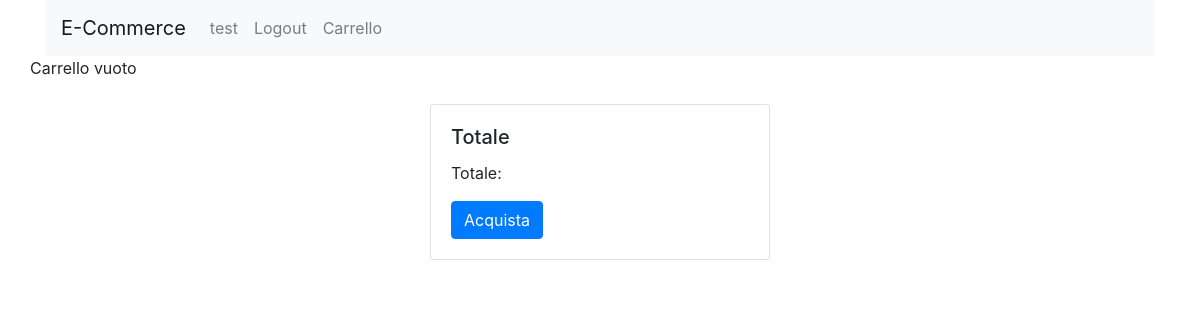
The page /carrello.php (signed in) on the database as committed earlier.
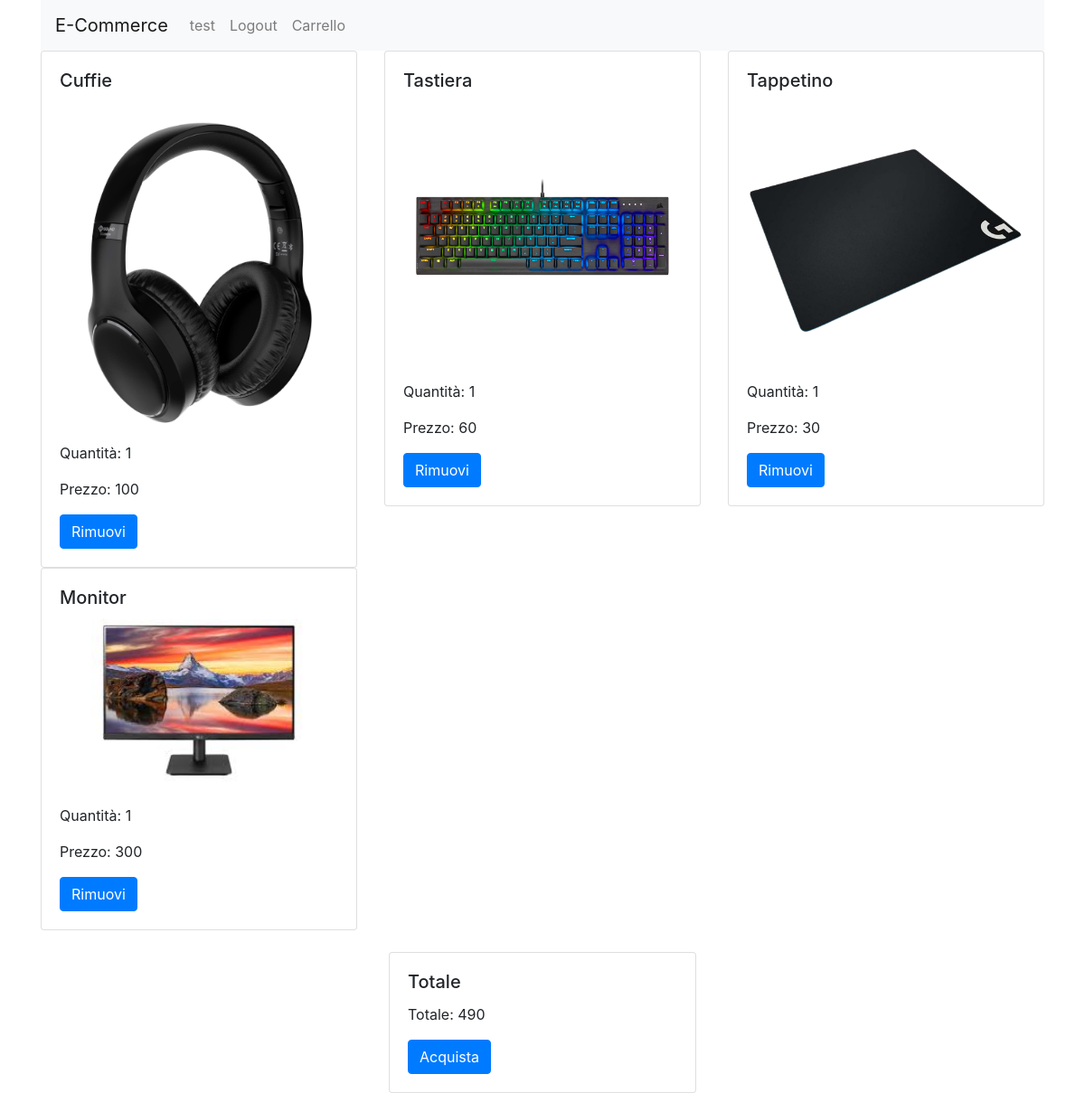
The same page on the database as committed later.
### tables this page shows
CREATE TABLE `aggiunta` (
  `ID` int(11) NOT NULL,
  `idCarrello` int(11) NOT NULL,
  `idProdotto` int(11) NOT NULL,
  `Quantita` int(2) NOT NULL
);

CREATE TABLE `prodotto` (
  `ID` int(11) NOT NULL,
  `Nome` varchar(32) NOT NULL,
  `Descrizione` varchar(32) NOT NULL,
  `Quantita` int(11) NOT NULL,
  `Prezzo` int(11) NOT NULL,
  `DataAggiunta` date NOT NULL DEFAULT current_timestamp()
);

CREATE TABLE `foto` (
  `ID` int(11) NOT NULL,
  `Descrizione` varchar(32) NOT NULL,
  `Nome` varchar(32) NOT NULL,
  `Path` varchar(32) NOT NULL,
  `idProdotto` int(11) NOT NULL
);

### config.php (called while the page is built)
<?php
$prefix = "";

### carrello.php (the view, shortened to what this page needs)
<?php
include 'config.php';
?>
<!DOCTYPE html>
<html lang="en">
<head>
    <link rel="stylesheet" href="https://stackpath.bootstrapcdn.com/bootstrap/4.5.2/css/bootstrap.min.css">
</head>
<body>
    <?php
    include_once 'navBar.php';
    $navBar = new navBar();
    $navBar->getRender();
    include 'connection.php';
    $idUser = $_SESSION['id'];
    $sql = "SELECT ID FROM ".$prefix."carrello WHERE idUtente = $idUser AND Acquistato = 0";
    $result = $conn->query($sql);
    if ($result->num_rows > 0) {
        ?>
        <div class="container">
            <div class="row">
                <?php
                $row = $result->fetch_assoc();
                $idCarrello = $row['ID'];
                $sql = "SELECT * FROM ".$prefix."aggiunta WHERE idCarrello = $idCarrello";
                $result = $conn->query($sql);
                if ($result->num_rows > 0) {
                    while ($row = $result->fetch_assoc()) {
                        $idProdotto = $row['idProdotto'];
                        $quantita = $row['Quantita'];
                        $sql = "SELECT * FROM ".$prefix."prodotto WHERE ID = $idProdotto";
                        $resultProdotto = $conn->query($sql);
                        if ($resultProdotto->num_rows > 0) {
                            $rowProdotto = $resultProdotto->fetch_assoc();
                            ?>
                            <div class="col-md-4">
                                <div class="card">
                                    <div class="card-body">
                                        <h5 class="card-title"><?php echo $rowProdotto['Nome']; ?></h5>
                                        <?php
                                        $query = "SELECT Path FROM ".$prefix."foto WHERE idProdotto = " . $rowProdotto['ID'];
                                        $result2 = $conn->query($query);
                                        $foto = $result2->fetch_assoc();
                                        echo '<img src="img/' . $foto['Path'] . '" class="card-img-top" alt="...">';
                                        ?>
                                        <p class="card-text">Quantità: <?php echo $quantita; ?></p>
                                        <p class="card-text">Prezzo: <?php echo $rowProdotto['Prezzo']; ?></p>
                                        <a href="removeProdotto.php?idProdotto=<?php echo $idProdotto; ?>" class="btn btn-primary">Rimuovi</a>
                                    </div>
                                </div>
                            </div>
                            <?php
                        }
                    }
                } else {
                    echo 'Carrello vuoto';
                }
                ?>
            </div>
            <br>
            <div class="col-md-4 mx-auto ">
                <div class="card">
                    <div class="card-body">
                        <h5 class="card-title">Totale</h5>
                        <?php
                        $sql = "SELECT SUM(".$prefix."prodotto.Prezzo * ".$prefix."aggiunta.Quantita) AS Totale FROM ".$prefix."prodotto INNER JOIN ".$prefix."aggiunta ON ".$prefix."prodotto.ID = ".$prefix."aggiunta.idProdotto WHERE idCarrello = $idCarrello";
                        $resultTotale = $conn->query($sql);
                        if ($resultTotale->num_rows > 0) {
                            $rowTotale = $resultTotale->fetch_assoc();
                            echo '<p class="card-text">Totale: ' . $rowTotale['Totale'] . '</p>';
                        }
                        ?>
                        <a href="acquista.php" class="btn btn-primary">Acquista</a>
                    </div>
                </div>
            </div>
        </div>
        <?php
    } else {
        echo "<div class='container' style='text-align: center; margin-top: 200px;'><h1>Carrello vuoto</h1></div>";
    }
    ?>
</body>
</html>

### navBar.php (shortened to what this page needs)
<?php
class navBar
{
    function getRender()
    {
        echo '
        <div class="container">
            <nav class="navbar navbar-expand-lg navbar-light bg-light">
                <a class="navbar-brand" href="index.php">E-Commerce</a>
                <button class="navbar-toggler" type="button" data-toggle="collapse" data-target="#navbarNav"
                    aria-controls="navbarNav" aria-expanded="false" aria-label="Toggle navigation">
                    <span class="navbar-toggler-icon"></span>
                </button>
                <div class="collapse navbar-collapse ml-auto" id="navbarNav">
                <ul class="navbar-nav">';
        if (isset($_SESSION['username'])) {
            echo '<li class="nav-item">
                            <a class="nav-link" href="profile.php">' . $_SESSION['username'] . '</a>
                          </li>';
            echo '<li class="nav-item">
                            <a class="nav-link" href="logout.php">Logout</a>
                          </li>';
        }
        echo '
                        <li class="nav-item">
                        <a class="nav-link" href="carrello.php">Carrello</a>
                        </li>
                    </ul>
                </div>
            </nav>
        </div>';
    }
}
?>

Rows that differ between the two databases and show on the page:
added aggiunta: idProdotto.Nome "Cuffie", foto.Path (picture), Quantita "1", idProdotto.Prezzo "100"
added aggiunta: idProdotto.Nome "Tastiera", foto.Path (picture), Quantita "1", idProdotto.Prezzo "60"
added aggiunta: idProdotto.Nome "Tappetino", foto.Path (picture), Quantita "1", idProdotto.Prezzo "30"
added aggiunta: idProdotto.Nome "Monitor", foto.Path (picture), Quantita "1", idProdotto.Prezzo "300"
Other text that changed with them:
$rowTotale['Totale']: (not shown) → "490"
text no longer shown: "Carrello vuoto"
